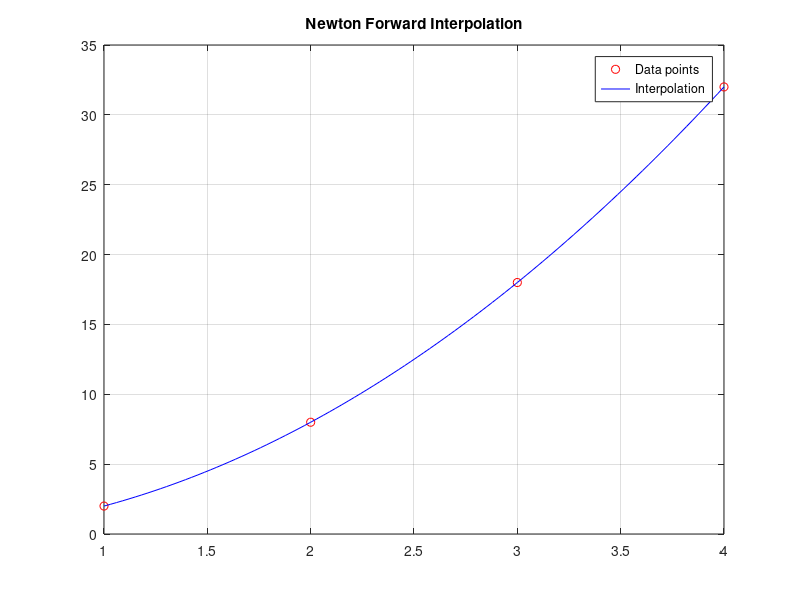

Write MATLAB code to recreate this figure.

% Q7: Newton Forward Interpolation

x = [1, 2, 3, 4];
y = [2, 8, 18, 32];
n = length(x);
h = x(2) - x(1);
p_x = 2.5;

% Forward differences
diff_table = zeros(n,n);
diff_table(:,1) = y';
for j = 2:n
    for i = 1:n-j+1
        diff_table(i,j) = diff_table(i+1,j-1) - diff_table(i,j-1);
    end
end

% Newton interpolation at x=2.5
p = (p_x - x(1))/h;
interp_val = y(1);
term = 1;
for i = 1:n-1
    term = term * (p - (i-1))/i;
    interp_val = interp_val + term * diff_table(1,i+1);
end
fprintf('Estimated value at x = %.1f is %.4f\n', p_x, interp_val);

% Plot
xx = linspace(min(x), max(x), 100);
yy = polyval(polyfit(x,y,3), xx);
plot(x, y, 'ro', xx, yy, 'b-'); grid on;
legend('Data points','Interpolation'); title('Newton Forward Interpolation');
